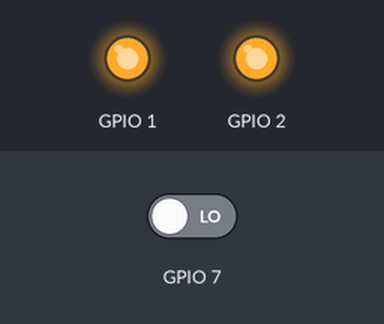
Recording of a sketch running on a simulated Seeed XIAO ESP32-S3. Shown: output pins drawn as LEDs (lit = HIGH). The inputs (shaded band) are chosen by the test bench; at power-on: GPIO 7 LOW. What the sketch prints to the serial monitor is not drawn.

Above: at 1.3 s.
At 5.1 s:
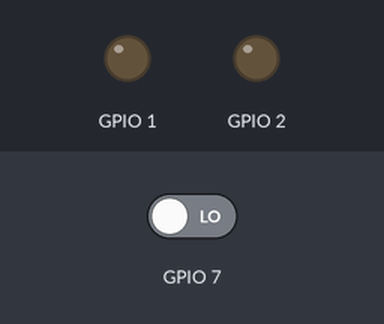
5.2 s: GPIO 7 driven HIGH
Timing chart, 0 to 8.2 s (numbered marks = the images above; inputs shaded):
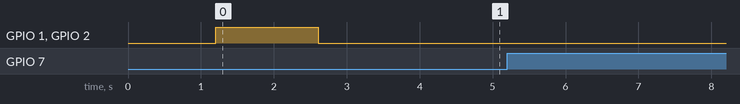

The sketch:

vc_lora_e220_link_test_sender_xiao_esp32s3.ino
```cpp
// Write to the vehicle-side XIAO ESP32-S3 for the isolated E220 link test.
// Pixhawk D6/D7 is intentionally not read or written by this test.
#define VC_LORA_LINK_TEST_ROLE 1
#include "../vc_lora_e220_link_test_common.h"
```

Measured:
- after the input at 5.2 s, every drawn part: stays the same
